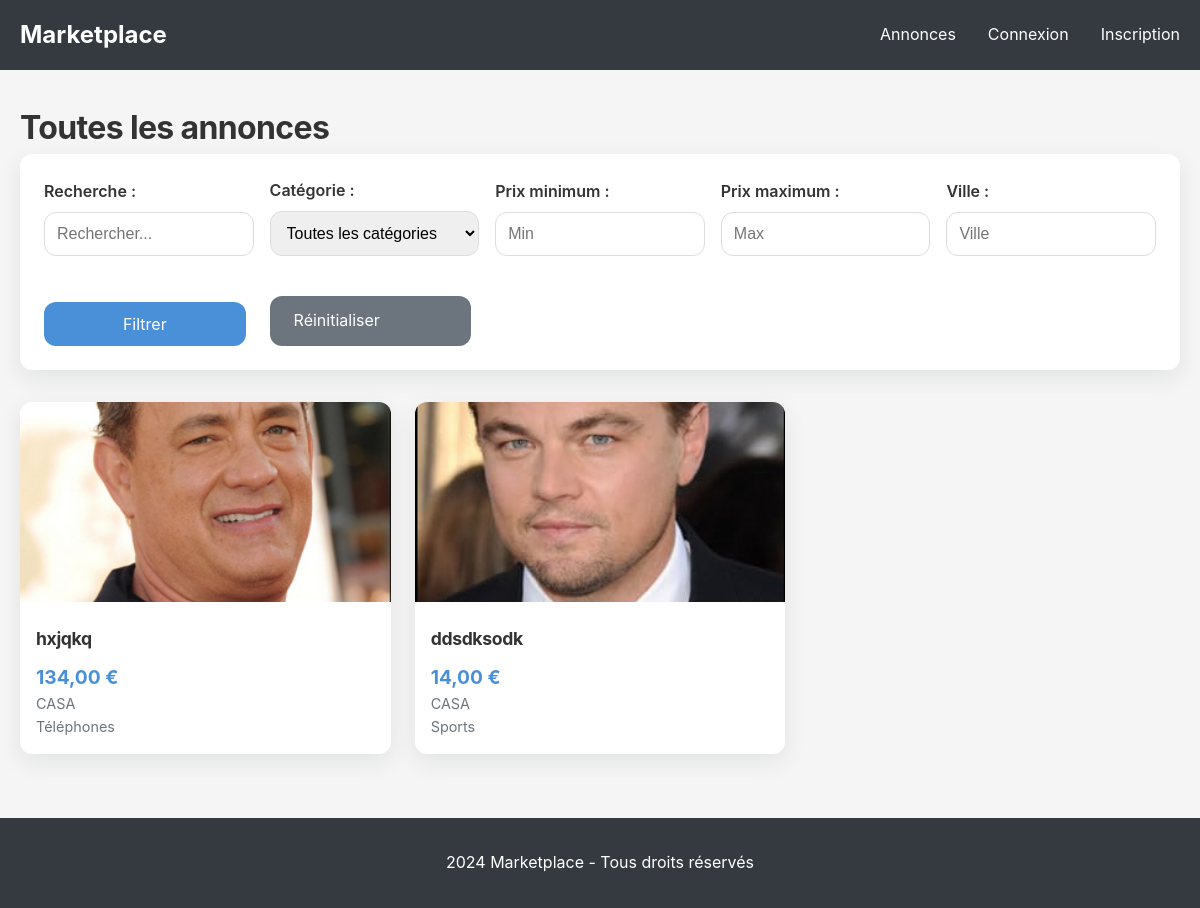
/listings/, run on the app's committed database.
### listings/models.py (models this page shows, shortened)
class Listing(models.Model):
    STATUS_CHOICES = [
        ('active', 'Disponible'),
        ('sold', 'Vendu'),
        ('reserved', 'Réservé'),
    ]
    title = models.CharField(max_length=200, verbose_name='Titre')
    description = models.TextField(verbose_name='Description')
    price = models.DecimalField(max_digits=10, decimal_places=2, verbose_name='Prix')
    category = models.ForeignKey(Category, on_delete=models.CASCADE, related_name='listings', verbose_name='Catégorie')
    city = models.CharField(max_length=100, verbose_name='Ville')
    seller = models.ForeignKey(User, on_delete=models.CASCADE, related_name='listings', verbose_name='Vendeur')
    buyer = models.ForeignKey(User, on_delete=models.SET_NULL, blank=True, null=True, related_name='purchases', verbose_name='Acheteur')
    status = models.CharField(max_length=20, choices=STATUS_CHOICES, default='active', verbose_name='Statut')
    created_at = models.DateTimeField(auto_now_add=True)
    updated_at = models.DateTimeField(auto_now=True)
    class Meta:
        verbose_name = 'Annonce'
        verbose_name_plural = 'Annonces'
        ordering = ['-created_at']

class ListingPhoto(models.Model):
    listing = models.ForeignKey(Listing, on_delete=models.CASCADE, related_name='photos', verbose_name='Annonce')
    image = models.ImageField(upload_to='listing_photos/', verbose_name='Image')
    uploaded_at = models.DateTimeField(auto_now_add=True)
    class Meta:
        verbose_name = 'Photo d\'annonce'
        verbose_name_plural = 'Photos d\'annonces'

class Category(models.Model):
    name = models.CharField(max_length=100, unique=True, verbose_name='Nom')
    slug = models.SlugField(unique=True)
    description = models.TextField(blank=True, verbose_name='Description')
    created_at = models.DateTimeField(auto_now_add=True)
    def __str__(self):
        return self.name
    class Meta:
        verbose_name = 'Catégorie'
        verbose_name_plural = 'Catégories'
        ordering = ['name']

### listings/views.py (the view)
# urls.py: path('', views.listing_list, name='listing_list'),
def listing_list(request):
    listings = Listing.objects.filter(status='active').order_by('-created_at')
    form = ListingFilterForm(request.GET)
    if form.is_valid():
        data = form.cleaned_data
        if data.get('category'):
            listings = listings.filter(category=data['category'])
        if data.get('min_price'):
            listings = listings.filter(price__gte=data['min_price'])
        if data.get('max_price'):
            listings = listings.filter(price__lte=data['max_price'])
        if data.get('city'):
            listings = listings.filter(city__icontains=data['city'])
        if data.get('q'):
            q = data['q']
            listings = listings.filter(
                Q(title__icontains=q) | Q(description__icontains=q)
            )
    paginator = Paginator(listings, 12)
    page_number = request.GET.get('page')
    page_obj = paginator.get_page(page_number)
    return render(request, 'listings/listing_list.html', {
        'page_obj': page_obj,
        'form': form,
    })

### listings/forms.py
class ListingFilterForm(forms.Form):
    category = forms.ModelChoiceField(
        queryset=Category.objects.all(),
        required=False,
        label='Catégorie',
        empty_label='Toutes les catégories'
    )
    min_price = forms.DecimalField(
        max_digits=10,
        decimal_places=2,
        required=False,
        label='Prix minimum',
        widget=forms.NumberInput(attrs={'placeholder': 'Min'})
    )
    max_price = forms.DecimalField(
        max_digits=10,
        decimal_places=2,
        required=False,
        label='Prix maximum',
        widget=forms.NumberInput(attrs={'placeholder': 'Max'})
    )
    city = forms.CharField(
        max_length=100,
        required=False,
        label='Ville',
        widget=forms.TextInput(attrs={'placeholder': 'Ville'})
    )
    q = forms.CharField(
        max_length=200,
        required=False,
        label='Recherche',
        widget=forms.TextInput(attrs={'placeholder': 'Rechercher...'})
    )

### messaging/context_processors.py (called while the page is built, shortened)
def unread_messages_count(request):
    return {'unread_messages_count': 0}

### templates/listings/listing_list.html (shortened to what this page needs)
{% extends 'base.html' %}
{% block content %}
<h1>Toutes les annonces</h1>
<div class="filter-form">
    <form method="get">
        <div class="form-row">
            <div class="form-group">
                {{ form.q.label_tag }}
                {{ form.q }}
            </div>
            <div class="form-group">
                {{ form.category.label_tag }}
                {{ form.category }}
            </div>
            <div class="form-group">
                {{ form.min_price.label_tag }}
                {{ form.min_price }}
            </div>
            <div class="form-group">
                {{ form.max_price.label_tag }}
                {{ form.max_price }}
            </div>
            <div class="form-group">
                {{ form.city.label_tag }}
                {{ form.city }}
            </div>
            <button type="submit" class="btn btn-primary">Filtrer</button>
            <a href="{% url 'listing_list' %}" class="btn btn-secondary">Réinitialiser</a>
        </div>
    </form>
</div>
<div class="listings-grid">
    {% for listing in page_obj %}
        <div class="listing-card">
            <a href="{% url 'listing_detail' listing.pk %}">
                {% if listing.photos.first %}
                    <img src="{{ listing.photos.first.image.url }}" alt="{{ listing.title }}">
                {% else %}
                    <div class="no-image">Pas de photo</div>
                {% endif %}
                <div class="listing-info">
                    <h3>{{ listing.title }}</h3>
                    <p class="price">{{ listing.price }} €</p>
                    <p class="location">{{ listing.city }}</p>
                    <p class="category">{{ listing.category.name }}</p>
                </div>
            </a>
        </div>
    {% empty %}
        <p>Aucune annonce ne correspond à vos critères.</p>
    {% endfor %}
</div>
{% endblock %}

### static/css/style.css (style rules this page uses)
:root { --primary-color: #4a90d9; --primary-color-2: #3f7fd6; --secondary-color: #6c757d; --success-color: #28a745; --danger-color: #dc3545; --warning-color: #ffc107; --light-color: #f8f9fa; --dark-color: #343a40; --border-radius: 12px; --shadow: 0 8px 24px rgba(16, 24, 40, 0.08); --shadow-soft: 0 2px 10px rgba(16, 24, 40, 0.06); --ring: 0 0 0 4px rgba(74, 144, 217, 0.18); }
html { scroll-behavior: smooth; }
* { margin: 0; padding: 0; box-sizing: border-box; }
body { font-family: -apple-system, BlinkMacSystemFont, 'Segoe UI', Roboto, Oxygen, Ubuntu, Cantarell, sans-serif; line-height: 1.6; color: #333; background-color: #f5f5f5; }
.btn { display: inline-block; padding: 0.75rem 1.5rem; border-radius: var(--border-radius); border: none; cursor: pointer; text-decoration: none; font-size: 1rem; transition: all 0.3s; margin-right: 0.5rem; }
.btn-primary { background-color: var(--primary-color); color: white; }
.btn-secondary { background-color: var(--secondary-color); color: white; }
.form-group { margin-bottom: 1.5rem; }
.form-group label { display: block; margin-bottom: 0.5rem; font-weight: 600; }
.form-group input, .form-group textarea, .form-group select { width: 100%; padding: 0.75rem; border: 1px solid #ddd; border-radius: var(--border-radius); font-size: 1rem; }
.listings-grid { display: grid; grid-template-columns: repeat(auto-fill, minmax(280px, 1fr)); gap: 1.5rem; margin: 2rem 0; }
.listing-card { background: white; border-radius: var(--border-radius); overflow: hidden; box-shadow: var(--shadow); transition: transform 0.3s; }
.listing-card a { text-decoration: none; color: inherit; }
.listing-card img { width: 100%; height: 200px; object-fit: cover; }
.listing-info { padding: 1rem; }
.listing-info h3 { margin-bottom: 0.5rem; font-size: 1.1rem; }
.price { color: var(--primary-color); font-weight: bold; font-size: 1.2rem; }
.location, .category { color: #6c757d; font-size: 0.9rem; }
.filter-form { background: white; padding: 1.5rem; border-radius: var(--border-radius); box-shadow: var(--shadow); margin-bottom: 2rem; }
.form-row { display: grid; grid-template-columns: repeat(auto-fit, minmax(200px, 1fr)); gap: 1rem; align-items: end; }
a { color: inherit; }
h1,h2,h3,h4 { letter-spacing: -0.02em; }
button { font-family: inherit; }
img { max-width: 100%; height: auto; }

### data on the page
Listing: photos.first.image (picture), title "hxjqkq", price "134,00", city "CASA", category.name "Téléphones"
Listing: photos.first.image (picture), title "ddsdksodk", price "14,00", city "CASA", category.name "Sports"
